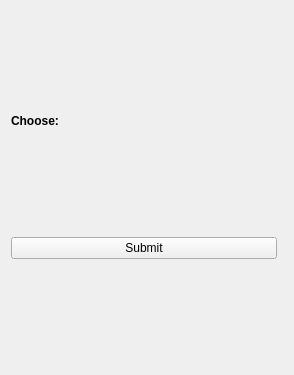
<?xml version="1.0" encoding="UTF-8"?>
<ui version="4.0">
 <class>Form</class>
 <widget class="QWidget" name="Form">
  <property name="geometry">
   <rect>
    <x>0</x>
    <y>0</y>
    <width>294</width>
    <height>375</height>
   </rect>
  </property>
  <property name="windowTitle">
   <string>Form</string>
  </property>
  <layout class="QGridLayout" name="gridLayout">
   <item row="0" column="0">
    <widget class="QLabel" name="choices_label">
     <property name="sizePolicy">
      <sizepolicy hsizetype="Expanding" vsizetype="Maximum">
       <horstretch>0</horstretch>
       <verstretch>0</verstretch>
      </sizepolicy>
     </property>
     <property name="font">
      <font>
       <weight>75</weight>
       <bold>true</bold>
      </font>
     </property>
     <property name="text">
      <string>Choose:  </string>
     </property>
     <property name="scaledContents">
      <bool>false</bool>
     </property>
     <property name="wordWrap">
      <bool>true</bool>
     </property>
     <property name="margin">
      <number>0</number>
     </property>
    </widget>
   </item>
   <item row="1" column="0" colspan="2">
    <layout class="QVBoxLayout" name="skills_layout"/>
   </item>
   <item row="2" column="0">
    <widget class="QPushButton" name="submit_button">
     <property name="text">
      <string>Submit</string>
     </property>
    </widget>
   </item>
  </layout>
 </widget>
 <resources/>
 <connections/>
</ui>
